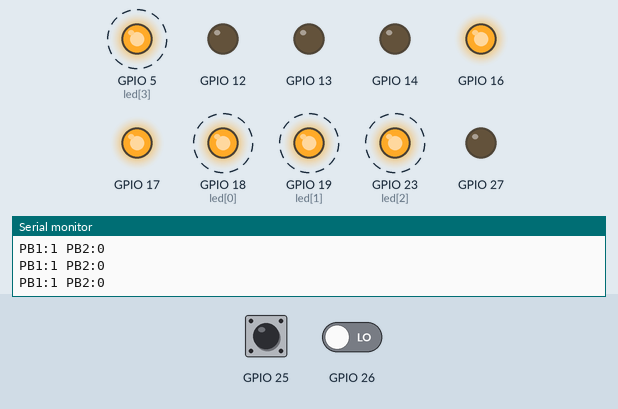
Simulated run of this sketch. Board: ESP32. Parts: output pins drawn as LEDs (lit = HIGH), the last lines printed to the serial monitor. Dashed ring = blinking. The inputs (shaded band) are chosen by the test bench; at power-on: GPIO 26 LOW, GPIO 25 HIGH.

Above: at 1.55 s.
1.6 s: GPIO 26 driven HIGH
At 2.4 s:
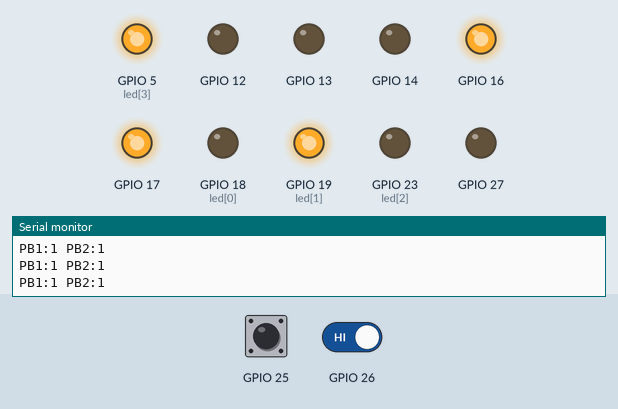
3.2 s: GPIO 26 driven LOW
At 3.45 s:
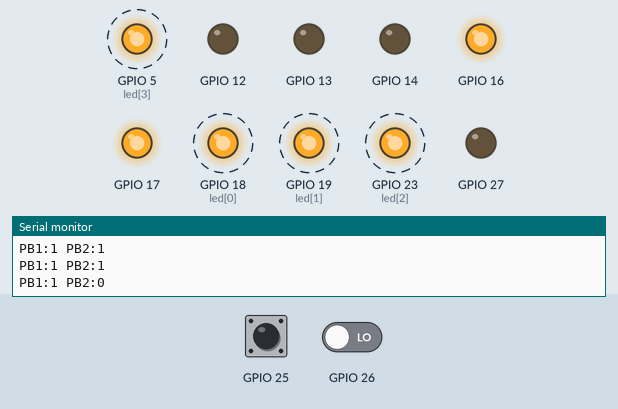
6.2 s: GPIO 25 pulled LOW for 3.2 s
10.9 s: GPIO 25 driven LOW and GPIO 26 driven HIGH
At 12.2 s:
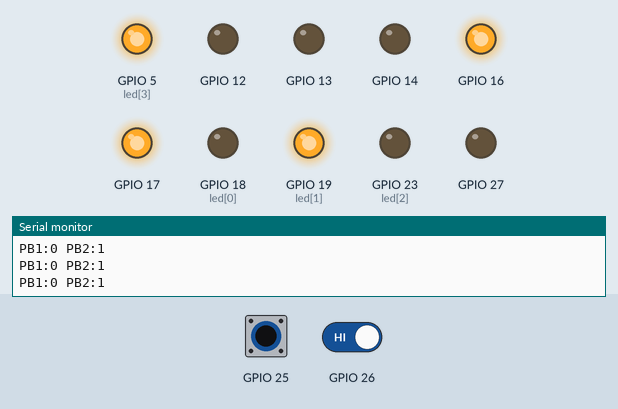
12.5 s: GPIO 26 driven LOW
At 12.9 s:
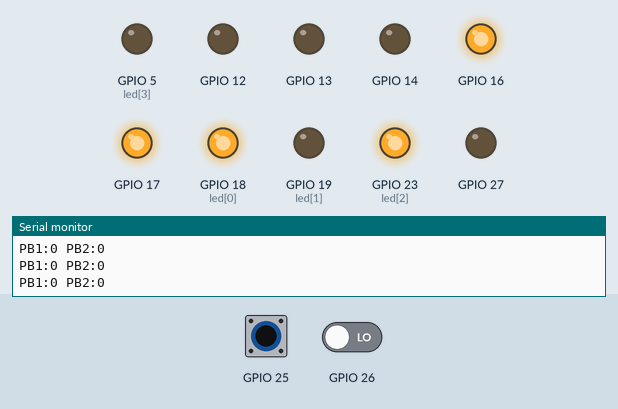
14.0 s: GPIO 25 driven HIGH
At 14.25 s:
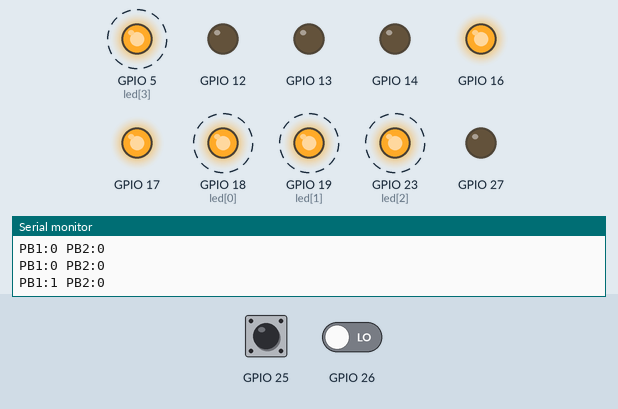
Timing chart, 0 to 18.0 s (numbered marks = the images above; inputs shaded):
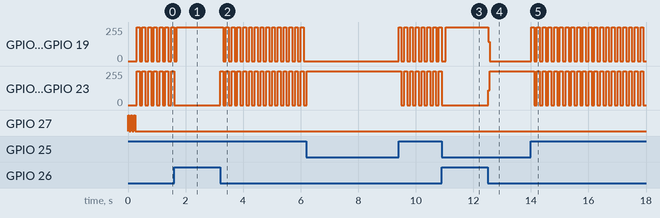

The sketch:

PB_LED.ino
```cpp
#define ledR(x) digitalWrite(14,x? HIGH:LOW)
#define ledY(x) digitalWrite(12,x? HIGH:LOW)
#define ledG(x) digitalWrite(13,x? HIGH:LOW)
#define buzz(x) digitalWrite(27,x? HIGH:LOW)
#define rly1(x) digitalWrite(16,x? LOW:HIGH)
#define rly2(x) digitalWrite(17,x? LOW:HIGH)
#define pb1 digitalRead(25)
#define pb2 digitalRead(26)

int led[4]={18, 19, 23, 5};

void setup()
{ for(int i=0 ;i<=3 ;i++) pinMode(led[i],OUTPUT);
  for(int i=12;i<=14;i++) pinMode(i,OUTPUT);
  pinMode(27,OUTPUT);
  pinMode(16,OUTPUT);
  pinMode(17,OUTPUT);
  pinMode(25,INPUT_PULLUP);
  pinMode(26,INPUT_PULLDOWN);

  Serial.begin(9600);
  rly1(0);  rly2(0);  //RELAY BOTH OFF
  beep(3,50);
}

char txt[100];
uint8_t cnt=0;
void loop()
{ sprintf(txt,"PB1:%d PB2:%d",pb1,pb2);
  Serial.println(txt);

  if(pb1==0)
  { digitalWrite(led[0],HIGH); digitalWrite(led[1],LOW);
    digitalWrite(led[2],HIGH); digitalWrite(led[3],LOW);
  }
  if(pb2==1)
  { digitalWrite(led[0],LOW); digitalWrite(led[1],HIGH);
    digitalWrite(led[2],LOW); digitalWrite(led[3],HIGH);
  }
  if(pb1==1 && pb2==0)
  { for(uint8_t i=0;i<4;i++) digitalWrite(led[i],HIGH);
    delay(100);
    for(uint8_t i=0;i<4;i++) digitalWrite(led[i],LOW);
    delay(100);
  }
}

void beep(uint8_t bil, uint16_t tempoh)
{ for(uint8_t i=0;i<bil;i++)
  { buzz(1);  delay(tempoh);
    buzz(0);  delay(tempoh);
  }
}

void trafficLight()
{ ledY(0);  ledR(1);  delay(3000);
  ledR(0);  ledG(1);  delay(3000);
  ledG(0);  ledY(1);  delay(2000);
}
```

Measured:
- after the input at 1.6 s, GPIO 5 (led[3]), GPIO 19 (led[1]): goes on until 1.7 s, then stays 255/255; GPIO 18 (led[0]), GPIO 23 (led[2]): goes on until 1.6 s, then stays 0/255
- after the input at 3.2 s, GPIO 5 (led[3]), GPIO 19 (led[1]): alternates 255/255 for 0.10 s and 0/255 for 0.10 s, starting after 0.10 s; GPIO 18 (led[0]), GPIO 23 (led[2]): alternates 255/255 for 0.10 s and 0/255 for 0.10 s, starting at once
- after the input at 10.9 s, GPIO 18 (led[0]), GPIO 23 (led[2]): goes on until 10.9 s, then stays 0/255
- after the input at 12.5 s, GPIO 5 (led[3]), GPIO 19 (led[1]): 255/255 → 0/255 at once; GPIO 18 (led[0]), GPIO 23 (led[2]): 0/255 → 255/255 at once
- after the input at 14.0 s, GPIO 5 (led[3]), GPIO 19 (led[1]): alternates 255/255 for 0.10 s and 0/255 for 0.10 s, starting at once; GPIO 18 (led[0]), GPIO 23 (led[2]): alternates 255/255 for 0.10 s and 0/255 for 0.10 s, starting after 0.11 s
- by itself, GPIO 5 (led[3]), GPIO 18 (led[0]), GPIO 19 (led[1]), GPIO 23 (led[2]): alternates 255/255 for 0.10 s and 0/255 for 0.10 s
